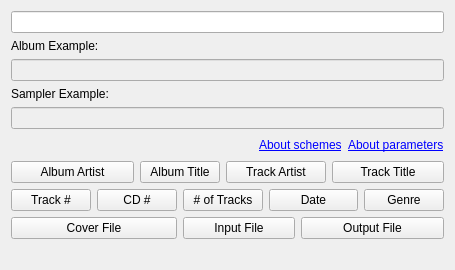
<?xml version="1.0" encoding="UTF-8"?>
<ui version="4.0">
 <class>CommandWizardWidgetUI</class>
 <widget class="QWidget" name="CommandWizardWidgetUI">
  <property name="geometry">
   <rect>
    <x>0</x>
    <y>0</y>
    <width>455</width>
    <height>270</height>
   </rect>
  </property>
  <layout class="QGridLayout" name="gridLayout">
   <item row="0" column="0" colspan="9">
    <widget class="QLineEdit" name="qlineedit_command"/>
   </item>
   <item row="1" column="0" colspan="2">
    <widget class="QLabel" name="label_album_example">
     <property name="maximumSize">
      <size>
       <width>16777215</width>
       <height>21</height>
      </size>
     </property>
     <property name="text">
      <string>Album Example:</string>
     </property>
     <property name="buddy">
      <cstring>qlineedit_album_example</cstring>
     </property>
    </widget>
   </item>
   <item row="2" column="0" colspan="9">
    <widget class="QLineEdit" name="qlineedit_album_example">
     <property name="enabled">
      <bool>false</bool>
     </property>
     <property name="readOnly">
      <bool>true</bool>
     </property>
    </widget>
   </item>
   <item row="3" column="0" colspan="2">
    <widget class="QLabel" name="label_sampler_example">
     <property name="maximumSize">
      <size>
       <width>16777215</width>
       <height>21</height>
      </size>
     </property>
     <property name="text">
      <string>Sampler Example:</string>
     </property>
     <property name="buddy">
      <cstring>qlineedit_sampler_example</cstring>
     </property>
    </widget>
   </item>
   <item row="4" column="0" colspan="9">
    <widget class="QLineEdit" name="qlineedit_sampler_example">
     <property name="enabled">
      <bool>false</bool>
     </property>
     <property name="readOnly">
      <bool>true</bool>
     </property>
    </widget>
   </item>
   <item row="5" column="0" colspan="9">
    <layout class="QHBoxLayout" name="horizontalLayout">
     <item>
      <spacer name="horizontalSpacer">
       <property name="orientation">
        <enum>Qt::Horizontal</enum>
       </property>
       <property name="sizeHint" stdset="0">
        <size>
         <width>40</width>
         <height>20</height>
        </size>
       </property>
      </spacer>
     </item>
     <item>
      <widget class="QLabel" name="kurllabel_aboutcommandlineschemes">
       <property name="mouseTracking">
        <bool>true</bool>
       </property>
       <property name="text">
        <string>&lt;a href=link&gt;About schemes&lt;/a&gt;</string>
       </property>
       <property name="openExternalLinks">
        <bool>false</bool>
       </property>
       <property name="textInteractionFlags">
        <set>Qt::TextBrowserInteraction</set>
       </property>
      </widget>
     </item>
     <item>
      <widget class="QLabel" name="kurllabel_aboutparameters">
       <property name="text">
        <string>&lt;a href=link&gt;About parameters&lt;/a&gt;</string>
       </property>
       <property name="openExternalLinks">
        <bool>false</bool>
       </property>
       <property name="textInteractionFlags">
        <set>Qt::TextBrowserInteraction</set>
       </property>
      </widget>
     </item>
    </layout>
   </item>
   <item row="6" column="0" colspan="2">
    <widget class="QPushButton" name="kpushbutton_albumartist">
     <property name="minimumSize">
      <size>
       <width>0</width>
       <height>0</height>
      </size>
     </property>
     <property name="maximumSize">
      <size>
       <width>16777215</width>
       <height>16777215</height>
      </size>
     </property>
     <property name="toolTip">
      <string/>
     </property>
     <property name="text">
      <string>Album Artist</string>
     </property>
    </widget>
   </item>
   <item row="6" column="2" colspan="2">
    <widget class="QPushButton" name="kpushbutton_albumtitle">
     <property name="minimumSize">
      <size>
       <width>0</width>
       <height>0</height>
      </size>
     </property>
     <property name="maximumSize">
      <size>
       <width>16777215</width>
       <height>16777215</height>
      </size>
     </property>
     <property name="toolTip">
      <string/>
     </property>
     <property name="text">
      <string>Album Title</string>
     </property>
    </widget>
   </item>
   <item row="6" column="4" colspan="3">
    <widget class="QPushButton" name="kpushbutton_trackartist">
     <property name="minimumSize">
      <size>
       <width>0</width>
       <height>0</height>
      </size>
     </property>
     <property name="maximumSize">
      <size>
       <width>16777215</width>
       <height>16777215</height>
      </size>
     </property>
     <property name="toolTip">
      <string/>
     </property>
     <property name="text">
      <string>Track Artist</string>
     </property>
    </widget>
   </item>
   <item row="6" column="7" colspan="2">
    <widget class="QPushButton" name="kpushbutton_tracktitle">
     <property name="minimumSize">
      <size>
       <width>0</width>
       <height>0</height>
      </size>
     </property>
     <property name="maximumSize">
      <size>
       <width>16777215</width>
       <height>16777215</height>
      </size>
     </property>
     <property name="toolTip">
      <string/>
     </property>
     <property name="text">
      <string>Track Title</string>
     </property>
    </widget>
   </item>
   <item row="7" column="0">
    <widget class="QPushButton" name="kpushbutton_trackno">
     <property name="toolTip">
      <string/>
     </property>
     <property name="text">
      <string>Track #</string>
     </property>
    </widget>
   </item>
   <item row="7" column="1" colspan="2">
    <widget class="QPushButton" name="kpushbutton_cdno">
     <property name="toolTip">
      <string/>
     </property>
     <property name="text">
      <string>CD #</string>
     </property>
    </widget>
   </item>
   <item row="7" column="3" colspan="2">
    <widget class="QPushButton" name="kpushbutton_nooftracks">
     <property name="text">
      <string># of Tracks</string>
     </property>
    </widget>
   </item>
   <item row="7" column="5" colspan="3">
    <widget class="QPushButton" name="kpushbutton_date">
     <property name="toolTip">
      <string/>
     </property>
     <property name="text">
      <string>Date</string>
     </property>
    </widget>
   </item>
   <item row="7" column="8">
    <widget class="QPushButton" name="kpushbutton_genre">
     <property name="toolTip">
      <string/>
     </property>
     <property name="text">
      <string>Genre</string>
     </property>
    </widget>
   </item>
   <item row="8" column="0" colspan="3">
    <widget class="QPushButton" name="kpushbutton_cover_file">
     <property name="toolTip">
      <string/>
     </property>
     <property name="text">
      <string>Cover File</string>
     </property>
    </widget>
   </item>
   <item row="8" column="3" colspan="3">
    <widget class="QPushButton" name="kpushbutton_input_file">
     <property name="toolTip">
      <string/>
     </property>
     <property name="text">
      <string>Input File</string>
     </property>
    </widget>
   </item>
   <item row="8" column="6" colspan="3">
    <widget class="QPushButton" name="kpushbutton_output_file">
     <property name="toolTip">
      <string/>
     </property>
     <property name="text">
      <string>Output File</string>
     </property>
    </widget>
   </item>
   <item row="9" column="3" colspan="2">
    <spacer name="verticalSpacer">
     <property name="orientation">
      <enum>Qt::Vertical</enum>
     </property>
     <property name="sizeHint" stdset="0">
      <size>
       <width>20</width>
       <height>16</height>
      </size>
     </property>
    </spacer>
   </item>
  </layout>
 </widget>
 <tabstops>
  <tabstop>qlineedit_command</tabstop>
  <tabstop>qlineedit_album_example</tabstop>
  <tabstop>qlineedit_sampler_example</tabstop>
  <tabstop>kpushbutton_albumartist</tabstop>
  <tabstop>kpushbutton_albumtitle</tabstop>
  <tabstop>kpushbutton_trackartist</tabstop>
  <tabstop>kpushbutton_tracktitle</tabstop>
  <tabstop>kpushbutton_trackno</tabstop>
  <tabstop>kpushbutton_cdno</tabstop>
  <tabstop>kpushbutton_date</tabstop>
  <tabstop>kpushbutton_genre</tabstop>
  <tabstop>kpushbutton_cover_file</tabstop>
  <tabstop>kpushbutton_input_file</tabstop>
  <tabstop>kpushbutton_output_file</tabstop>
 </tabstops>
 <resources/>
 <connections/>
</ui>
